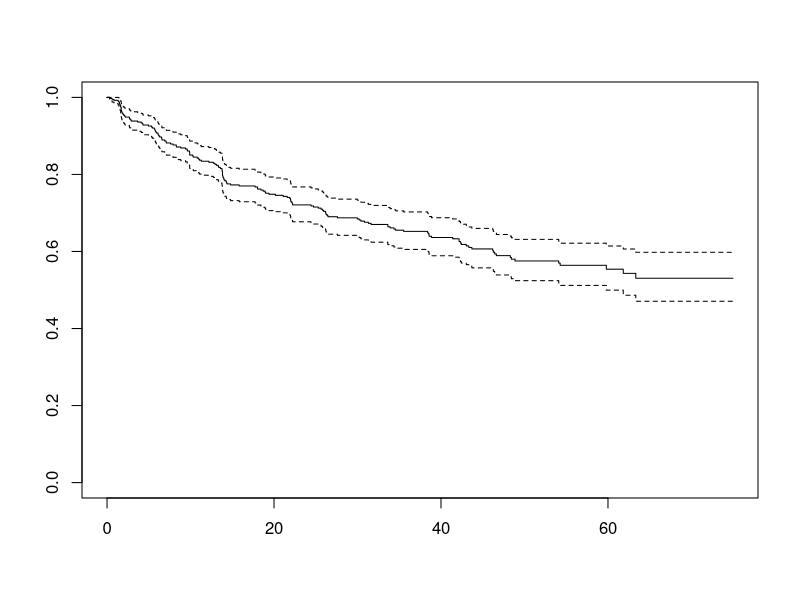
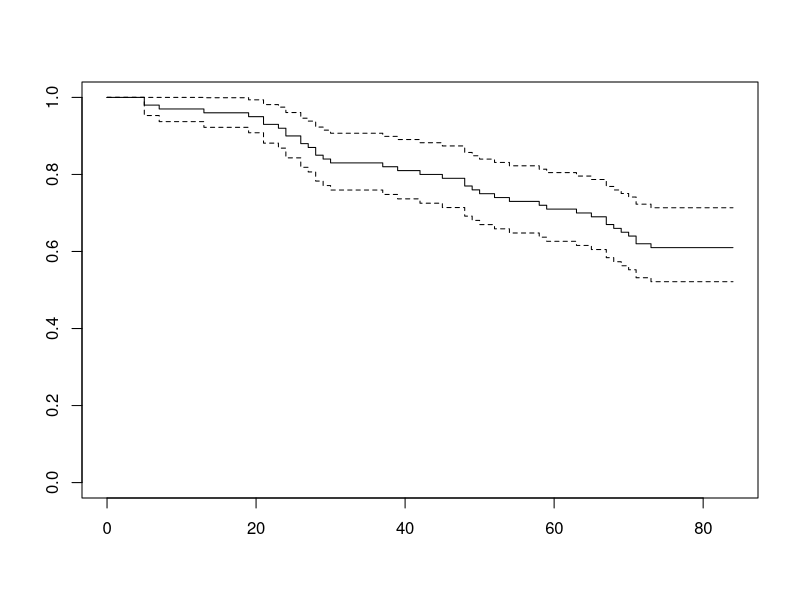

These charts were generated, in order, by the following R code:
## ---- chunk 1
knitr::opts_chunk$set(echo = TRUE)
## ---- chunk 2
library(survival)
## ---- chunk 3
data("diabetic")
head(diabetic)
## ---- chunk 4
surv <- Surv(time=diabetic$time, event=diabetic$status)
head(surv)
## ---- chunk 5
plot(surv)
## ---- chunk 6
library(lubridate)
library(data.table)
## ---- chunk 7
set.seed(10)
begin <- dmy("20/10/2020")
today <- dmy("12/01/2021")

initiate <- begin + sample(0:10, size=100, replace=TRUE)
terminate <- initiate + sample(0:200, size=100, replace=TRUE)
terminate[terminate >= today] <- NA

df <- data.table(initiate=initiate, terminate=terminate)
head(df)
## ---- chunk 8
df[, time := as.numeric(terminate - initiate)]
df[, event := !is.na(time)]
df[is.na(time), time := as.numeric(today - initiate)]

head(df)
## ---- chunk 9
surv <- Surv(time=df$time, event=df$event)
plot(surv)
